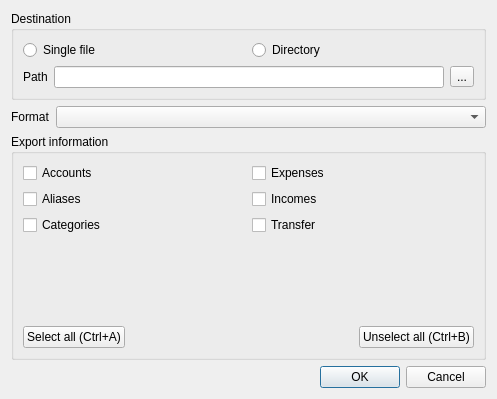
<?xml version="1.0" encoding="UTF-8"?>
<ui version="4.0">
 <class>ExportDialog</class>
 <widget class="QDialog" name="ExportDialog">
  <property name="geometry">
   <rect>
    <x>0</x>
    <y>0</y>
    <width>497</width>
    <height>399</height>
   </rect>
  </property>
  <property name="windowTitle">
   <string>Export</string>
  </property>
  <layout class="QVBoxLayout" name="verticalLayout_3">
   <item>
    <widget class="QGroupBox" name="gbDest">
     <property name="title">
      <string>Destination</string>
     </property>
     <layout class="QVBoxLayout" name="verticalLayout">
      <item>
       <layout class="QHBoxLayout" name="horizontalLayout">
        <item>
         <widget class="QRadioButton" name="rbSingleFile">
          <property name="text">
           <string>Single file</string>
          </property>
         </widget>
        </item>
        <item>
         <widget class="QRadioButton" name="rbDirectory">
          <property name="text">
           <string>Directory</string>
          </property>
         </widget>
        </item>
       </layout>
      </item>
      <item>
       <layout class="QHBoxLayout" name="horizontalLayout_2">
        <item>
         <widget class="QLabel" name="lbPath">
          <property name="text">
           <string>Path</string>
          </property>
         </widget>
        </item>
        <item>
         <widget class="QLineEdit" name="lePath"/>
        </item>
        <item>
         <widget class="QToolButton" name="btnSelectPath">
          <property name="text">
           <string>...</string>
          </property>
         </widget>
        </item>
       </layout>
      </item>
     </layout>
    </widget>
   </item>
   <item>
    <layout class="QHBoxLayout" name="horizontalLayout_3">
     <item>
      <widget class="QLabel" name="lbFormat">
       <property name="text">
        <string>Format</string>
       </property>
      </widget>
     </item>
     <item>
      <widget class="QComboBox" name="cbFormat">
       <property name="sizePolicy">
        <sizepolicy hsizetype="Expanding" vsizetype="Fixed">
         <horstretch>0</horstretch>
         <verstretch>0</verstretch>
        </sizepolicy>
       </property>
      </widget>
     </item>
    </layout>
   </item>
   <item>
    <widget class="QGroupBox" name="gbContent">
     <property name="title">
      <string>Export information</string>
     </property>
     <layout class="QVBoxLayout" name="verticalLayout_2">
      <item>
       <layout class="QGridLayout" name="gridLayout">
        <item row="0" column="0">
         <widget class="QCheckBox" name="cbAccounts">
          <property name="text">
           <string>Accounts</string>
          </property>
         </widget>
        </item>
        <item row="0" column="1">
         <widget class="QCheckBox" name="cbExpenses">
          <property name="text">
           <string>Expenses</string>
          </property>
         </widget>
        </item>
        <item row="1" column="0">
         <widget class="QCheckBox" name="cbAliases">
          <property name="text">
           <string>Aliases</string>
          </property>
         </widget>
        </item>
        <item row="1" column="1">
         <widget class="QCheckBox" name="cbIncomes">
          <property name="text">
           <string>Incomes</string>
          </property>
         </widget>
        </item>
        <item row="2" column="0">
         <widget class="QCheckBox" name="cbCategories">
          <property name="text">
           <string>Categories</string>
          </property>
         </widget>
        </item>
        <item row="2" column="1">
         <widget class="QCheckBox" name="cbTransfer">
          <property name="text">
           <string>Transfer</string>
          </property>
         </widget>
        </item>
       </layout>
      </item>
      <item>
       <spacer name="verticalSpacer">
        <property name="orientation">
         <enum>Qt::Vertical</enum>
        </property>
        <property name="sizeHint" stdset="0">
         <size>
          <width>20</width>
          <height>50</height>
         </size>
        </property>
       </spacer>
      </item>
      <item>
       <layout class="QHBoxLayout" name="horizontalLayout_4">
        <item>
         <widget class="QPushButton" name="btnSelectAll">
          <property name="text">
           <string>Select all (Ctrl+A)</string>
          </property>
         </widget>
        </item>
        <item>
         <spacer name="horizontalSpacer">
          <property name="orientation">
           <enum>Qt::Horizontal</enum>
          </property>
          <property name="sizeHint" stdset="0">
           <size>
            <width>40</width>
            <height>20</height>
           </size>
          </property>
         </spacer>
        </item>
        <item>
         <widget class="QPushButton" name="btnUnselectAll">
          <property name="text">
           <string>Unselect all (Ctrl+B)</string>
          </property>
         </widget>
        </item>
       </layout>
      </item>
     </layout>
    </widget>
   </item>
   <item>
    <widget class="QDialogButtonBox" name="buttonBox">
     <property name="orientation">
      <enum>Qt::Horizontal</enum>
     </property>
     <property name="standardButtons">
      <set>QDialogButtonBox::Cancel|QDialogButtonBox::Ok</set>
     </property>
    </widget>
   </item>
  </layout>
  <action name="actionSelectAll">
   <property name="text">
    <string>Select all</string>
   </property>
   <property name="shortcut">
    <string>Ctrl+A</string>
   </property>
  </action>
  <action name="actionUnselectAll">
   <property name="text">
    <string>Unselect all</string>
   </property>
   <property name="toolTip">
    <string>Unselect all</string>
   </property>
   <property name="shortcut">
    <string>Ctrl+B</string>
   </property>
  </action>
 </widget>
 <resources/>
 <connections>
  <connection>
   <sender>buttonBox</sender>
   <signal>accepted()</signal>
   <receiver>ExportDialog</receiver>
   <slot>accept()</slot>
   <hints>
    <hint type="sourcelabel">
     <x>248</x>
     <y>254</y>
    </hint>
    <hint type="destinationlabel">
     <x>157</x>
     <y>274</y>
    </hint>
   </hints>
  </connection>
  <connection>
   <sender>buttonBox</sender>
   <signal>rejected()</signal>
   <receiver>ExportDialog</receiver>
   <slot>reject()</slot>
   <hints>
    <hint type="sourcelabel">
     <x>316</x>
     <y>260</y>
    </hint>
    <hint type="destinationlabel">
     <x>286</x>
     <y>274</y>
    </hint>
   </hints>
  </connection>
 </connections>
</ui>
